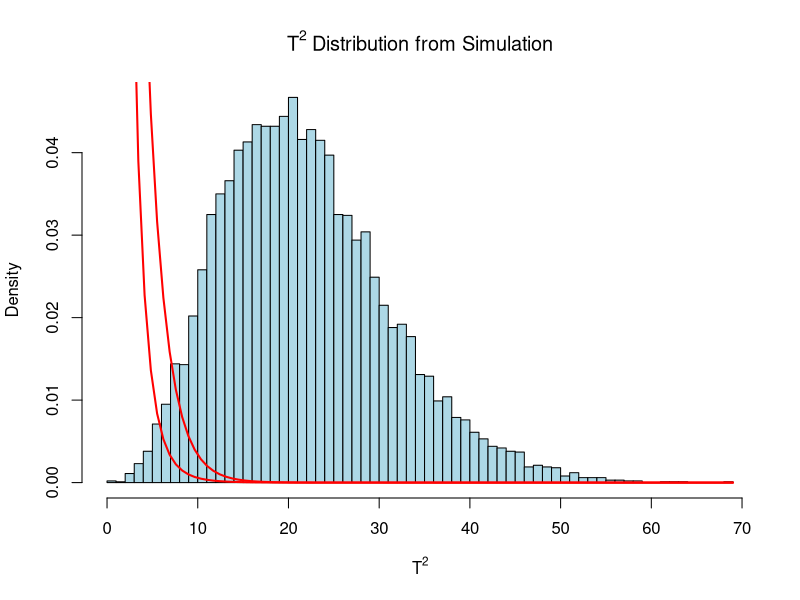

Write R code to recreate this figure.


S=matrix(c(5,2,2,4), nrow=2, ncol=2)
S
solve(S)

mu=matrix(c(11,14),nrow=2)
mu

mu_0=matrix(c(10,12),nrow=2)
n=3
p=2
T2=20*t(mu-mu_0)%*%solve(S)%*%(mu-mu_0)
T2


cv<- (((n-1)*p)/(n-p))*qf(0.95, df1=2, df2=1)
cv

pval <- 1 - pf(20, df1=p, df2=18)
pval

ifelse(T2>cv,"Reject H0","Fail to Reject H0")
#####################################################################

# Load necessary library
library(MASS)

# Given data
p <- 2  # Number of variables
n <- 20  # Sample size
x_bar <- c(11, 14)  # Sample mean vector
S <- matrix(c(5, 2, 2, 4), nrow = 2)  # Sample covariance matrix
mu0 <- c(10, 12)  # Hypothesized population mean

# Number of simulations
num_simulations <- 10000

# Calculate the inverse of the sample covariance matrix
S_inv <- solve(S)

# Storage for T^2 values
T2_values <- numeric(num_simulations)
head(T2_values)

# Simulation loop
set.seed(100)  # For reproducibility
for (i in 1:num_simulations) {
  # Simulate a sample mean vector from the multivariate normal distribution
  simulated_sample <- mvrnorm(n = n, mu = x_bar, Sigma = S)
  simulated_mean <- colMeans(simulated_sample)
  
  # Calculate T^2 statistic
  T2_values[i] <- n * t(simulated_mean - mu0) %*% S_inv %*% (simulated_mean - mu0)
}

# Plot the histogram of T^2 values
hist(T2_values, breaks = 50, probability = TRUE, main = expression(T^2 ~ "Distribution from Simulation"),
     xlab = expression(T^2), col = "lightblue", border = "black")

# Add a theoretical Chi-squared distribution for comparison
curve(dchisq(x, df = p), add = TRUE, col = "red", lwd = 2)
curve(df(x, df1 = p,df2 = n-p), add = TRUE, col = "red", lwd = 2)


# Display results
cat("Mean of T^2:", mean(T2_values), "\n")
cat("Variance of T^2:", var(T2_values), "\n")

# Calculate the critical value for T^2
F_critical <- qf(0.95, df1 = p, df2 = n - p)
T2_critical <- (n - 1) * p / (n - p) * F_critical

# Calculate the proportion of T^2 values that exceed the critical value
proportion_exceed <- mean(T2_values > T2_critical)

# Display the results
cat("The critical value for T^2 at alpha =", 0.05, "is:", T2_critical, "\n")
cat("Proportion of simulated T^2 values that exceed the critical value:", proportion_exceed, "\n")

head(T2_values,10)
###########################################################################################

S=matrix(c(100,15,15,10), nrow=2, ncol=2)
S
solve(S)

mu=matrix(c(210,27),nrow=2)
mu

mu_0=matrix(c(200,25),nrow=2)
n=30
p=2
T2=20*t(mu-mu_0)%*%solve(S)%*%(mu-mu_0)
T2

pval <- 1 - pf(T2, df1=p, df2=n-p)
pval

cv<- (((n-1)*p)/(n-p))*qf(0.95, df1=p, df2=n-p)
cv
ifelse(T2>cv,"Reject H0","Fail to Reject H0")


##########################################################################


